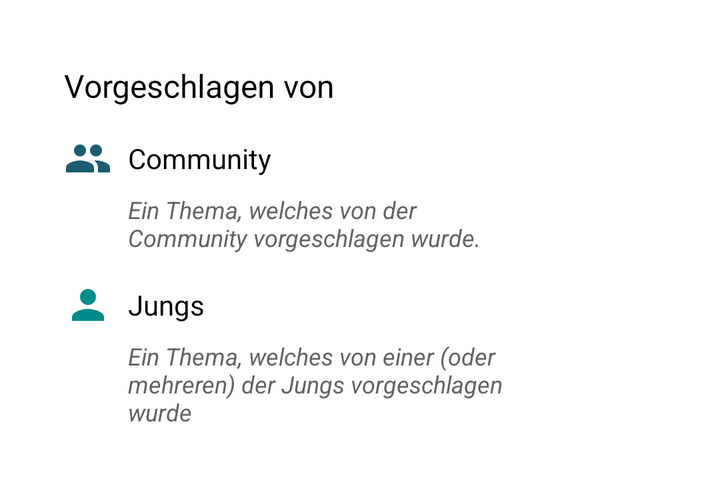
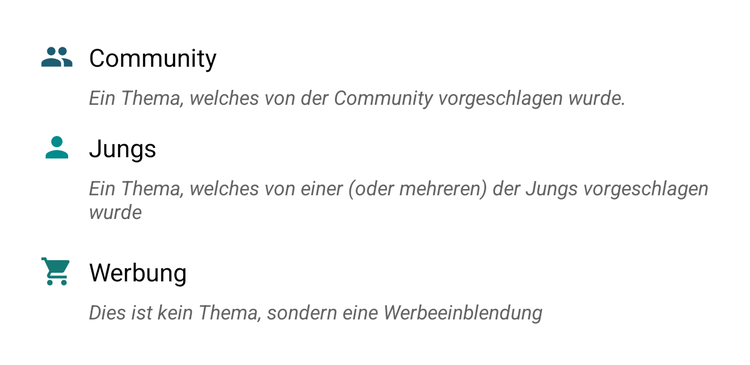

The same Android screen from two of the app's own layout files: first res/layout/ as a phone draws it, then the repository's variant for another configuration, drawn on a device whose configuration selects that folder. Both files follow.
<!-- AndroidManifest.xml: application theme Theme.Themenschaedel -->
<!-- res/layout/dialog_info_topic_types.xml -->
<?xml version="1.0" encoding="utf-8"?>
<androidx.constraintlayout.widget.ConstraintLayout xmlns:android="http://schemas.android.com/apk/res/android"
    xmlns:app="http://schemas.android.com/apk/res-auto"
    android:id="@+id/dialog_info_topic_layout"
    android:layout_width="300dp"
    android:layout_height="wrap_content">

  <ImageView
      android:id="@+id/dialog_info_topic_background"
      android:layout_width="0dp"
      android:layout_height="0dp"
      android:background="@drawable/ic_card"
      android:contentDescription="@string/contentDescription_background"
      app:layout_constraintBottom_toBottomOf="parent"
      app:layout_constraintEnd_toEndOf="parent"
      app:layout_constraintHorizontal_bias="0.0"
      app:layout_constraintStart_toStartOf="parent"
      app:layout_constraintTop_toTopOf="parent"
      app:layout_constraintVertical_bias="0.0" />

  <TextView
      android:id="@+id/dialog_info_ep_types_title"
      style="@style/Dialog.Title"
      android:layout_width="wrap_content"
      android:layout_height="wrap_content"
      android:layout_marginTop="32dp"
      android:text="@string/suggested_by"
      app:layout_constraintStart_toStartOf="@+id/dialog_info_ep_types_begin"
      app:layout_constraintTop_toTopOf="parent" />

  <TextView
      android:id="@+id/dialog_info_ep_types_boys_details"
      style="@style/Dialog.Details"
      android:layout_width="0dp"
      android:layout_height="wrap_content"
      android:layout_marginTop="8dp"
      android:layout_marginBottom="32dp"
      android:text="@string/dialog_info_boys_subtitle"
      app:layout_constraintBottom_toBottomOf="parent"
      app:layout_constraintEnd_toEndOf="@+id/dialog_info_ep_types_comm_details"
      app:layout_constraintStart_toStartOf="@+id/dialog_info_ep_types_boys"
      app:layout_constraintTop_toBottomOf="@+id/dialog_info_ep_types_boys" />

  <TextView
      android:id="@+id/dialog_info_ep_types_boys"
      style="@style/Dialog.Subtitle"
      android:layout_width="wrap_content"
      android:layout_height="wrap_content"
      android:layout_marginTop="16dp"
      android:text="@string/boys"
      app:layout_constraintStart_toStartOf="@+id/dialog_info_ep_types_comm_details"
      app:layout_constraintTop_toBottomOf="@+id/dialog_info_ep_types_comm_details" />

  <TextView
      android:id="@+id/dialog_info_ep_types_comm_details"
      style="@style/Dialog.Details"
      android:layout_width="0dp"
      android:layout_height="wrap_content"
      android:layout_marginTop="8dp"
      android:text="@string/dialog_info_community_subtitle"
      app:layout_constraintEnd_toStartOf="@+id/dialog_info_ep_types_end"
      app:layout_constraintStart_toStartOf="@+id/dialog_info_ep_types_community"
      app:layout_constraintTop_toBottomOf="@+id/dialog_info_ep_types_community" />

  <TextView
      android:id="@+id/dialog_info_ep_types_community"
      style="@style/Dialog.Subtitle"
      android:layout_width="wrap_content"
      android:layout_height="wrap_content"
      android:layout_marginStart="8dp"
      android:layout_marginTop="16dp"
      android:text="@string/dialog_info_community"
      app:layout_constraintStart_toEndOf="@+id/dialog_info_ep_types_comm_icon"
      app:layout_constraintTop_toBottomOf="@+id/dialog_info_ep_types_title" />

  <ImageView
      android:id="@+id/dialog_info_ep_types_comm_icon"
      android:layout_width="wrap_content"
      android:layout_height="wrap_content"
      android:background="@drawable/ic_community"
      android:contentDescription="@string/contentDescription_icon_community"
      app:layout_constraintBottom_toBottomOf="@+id/dialog_info_ep_types_community"
      app:layout_constraintStart_toStartOf="@+id/dialog_info_ep_types_title"
      app:layout_constraintTop_toTopOf="@+id/dialog_info_ep_types_community" />

  <ImageView
      android:id="@+id/dialog_info_ep_types_boys_icon"
      android:layout_width="wrap_content"
      android:layout_height="wrap_content"
      android:background="@drawable/ic_boys"
      android:contentDescription="@string/contentDescription_icon_boys"
      app:layout_constraintBottom_toBottomOf="@+id/dialog_info_ep_types_boys"
      app:layout_constraintEnd_toEndOf="@+id/dialog_info_ep_types_comm_icon"
      app:layout_constraintStart_toStartOf="@+id/dialog_info_ep_types_comm_icon"
      app:layout_constraintTop_toTopOf="@+id/dialog_info_ep_types_boys" />

  <androidx.constraintlayout.widget.Guideline
      android:id="@+id/dialog_info_ep_types_begin"
      android:layout_width="wrap_content"
      android:layout_height="wrap_content"
      android:orientation="vertical"
      app:layout_constraintGuide_begin="32dp" />

  <androidx.constraintlayout.widget.Guideline
      android:id="@+id/dialog_info_ep_types_end"
      android:layout_width="wrap_content"
      android:layout_height="wrap_content"
      android:orientation="vertical"
      app:layout_constraintGuide_end="32dp" />

</androidx.constraintlayout.widget.ConstraintLayout>
<!-- resources referenced by this layout -->
<resources>
  <!-- drawable ic_boys (drawable) -->
  <vector xmlns:android="http://schemas.android.com/apk/res/android"
      android:width="24dp"
      android:height="24dp"
      android:viewportWidth="24"
      android:viewportHeight="24">
    <path
        android:pathData="M12,12c2.21,0 4,-1.79 4,-4s-1.79,-4 -4,-4 -4,1.79 -4,4 1.79,4 4,4zM12,14c-2.67,0 -8,1.34 -8,4v2h16v-2c0,-2.66 -5.33,-4 -8,-4z"
        android:fillColor="@color/teal"/>
  </vector>
  <!-- drawable ic_card (drawable) -->
  <shape xmlns:android="http://schemas.android.com/apk/res/android"
     android:shape="rectangle">
    <solid android:color="@color/surface"/>
    <corners android:radius="8dp"/>
    <size android:width="164dp" android:height="200dp"/>
  </shape>
  <!-- drawable ic_community (drawable) -->
  <vector xmlns:android="http://schemas.android.com/apk/res/android"
      android:width="24dp"
      android:height="24dp"
      android:viewportWidth="24"
      android:viewportHeight="24">
    <path
        android:pathData="M16,11c1.66,0 2.99,-1.34 2.99,-3S17.66,5 16,5c-1.66,0 -3,1.34 -3,3s1.34,3 3,3zM8,11c1.66,0 2.99,-1.34 2.99,-3S9.66,5 8,5C6.34,5 5,6.34 5,8s1.34,3 3,3zM8,13c-2.33,0 -7,1.17 -7,3.5L1,19h14v-2.5c0,-2.33 -4.67,-3.5 -7,-3.5zM16,13c-0.29,0 -0.62,0.02 -0.97,0.05 1.16,0.84 1.97,1.97 1.97,3.45L17,19h6v-2.5c0,-2.33 -4.67,-3.5 -7,-3.5z"
        android:fillColor="@color/tealDark"/>
  </vector>
  <string name="boys">Jungs</string>
  <string name="contentDescription_background">Hintergrund</string>
  <string name="contentDescription_icon_boys">Ein Symbol mit einer Person</string>
  <string name="contentDescription_icon_community">Ein Symbol mit 2 Menschen.</string>
  <string name="dialog_info_boys_subtitle">Ein Thema, welches von einer (oder mehreren) der Jungs vorgeschlagen wurde</string>
  <string name="dialog_info_community">Community</string>
  <string name="dialog_info_community_subtitle">Ein Thema, welches von der Community vorgeschlagen wurde.</string>
  <string name="suggested_by">Vorgeschlagen von</string>
  <style name="Dialog.Details">
          <item name="android:textSize">12sp</item>
          <item name="android:textColor">@color/onSurfaceSecondary</item>
          <item name="android:textStyle">italic</item>
      </style>
  <style name="Dialog.Subtitle">
          <item name="android:textSize">14sp</item>
          <item name="android:textColor">@color/onSurface</item>
      </style>
  <style name="Dialog.Title">
          <item name="android:textSize">16sp</item>
          <item name="android:textColor">@color/onSurface</item>
      </style>
  <!-- from res/values-v28/ -->
  <style name="Theme.Themenschaedel" parent="Theme.Themenschaedel.Base">
          <item name="android:ambientShadowAlpha">0.1</item>
          <item name="android:outlineAmbientShadowColor">@color/primary</item>
          <item name="android:spotShadowAlpha">0.25</item>
          <item name="android:outlineSpotShadowColor">@color/primary</item>
      </style>
  <color name="teal">#018B8C</color>
  <color name="surface">#FFFFFFFF</color>
  <color name="tealDark">#1D5C71</color>
  <color name="onSurfaceSecondary">#636363</color>
  <color name="onSurface">#FF000000</color>
  <!-- from res/values-v21/ -->
  <style name="Theme.Themenschaedel.Base" parent="Theme.MaterialComponents.DayNight.NoActionBar">
          <item name="android:statusBarColor">@android:color/transparent</item>
      </style>
</resources>
<!-- res/layout-large/dialog_info_topic_types.xml (the repository's variant of the layout above) -->
<!-- drawn on a 7-inch tablet held upright -->
<?xml version="1.0" encoding="utf-8"?>
<androidx.constraintlayout.widget.ConstraintLayout xmlns:android="http://schemas.android.com/apk/res/android"
    xmlns:app="http://schemas.android.com/apk/res-auto"
    android:id="@+id/dialog_info_topics_layout"
    android:layout_width="600dp"
    android:layout_height="wrap_content">

    <ImageView
        android:id="@+id/dialog_info_topic_background"
        android:layout_width="0dp"
        android:layout_height="0dp"
        android:background="@drawable/ic_card"
        android:contentDescription="@string/contentDescription_background"
        app:layout_constraintBottom_toBottomOf="parent"
        app:layout_constraintEnd_toEndOf="parent"
        app:layout_constraintStart_toStartOf="parent"
        app:layout_constraintTop_toTopOf="parent" />

    <TextView
        android:id="@+id/dialog_info_topic_types_boys_details"
        style="@style/Dialog.Details"
        android:layout_width="0dp"
        android:layout_height="wrap_content"
        android:layout_marginTop="8dp"
        android:text="@string/dialog_info_boys_subtitle"
        app:layout_constraintEnd_toEndOf="@+id/dialog_info_topic_types_comm_details"
        app:layout_constraintStart_toStartOf="@+id/dialog_info_topic_types_boys"
        app:layout_constraintTop_toBottomOf="@+id/dialog_info_topic_types_boys" />

    <TextView
        android:id="@+id/dialog_info_topic_types_ad_details"
        style="@style/Dialog.Details"
        android:layout_width="0dp"
        android:layout_height="wrap_content"
        android:layout_marginTop="8dp"
        android:layout_marginBottom="32dp"
        android:text="@string/dialog_info_ad_subtitle"
        app:layout_constraintBottom_toBottomOf="parent"
        app:layout_constraintEnd_toEndOf="@+id/dialog_info_topic_types_comm_details"
        app:layout_constraintStart_toStartOf="@+id/dialog_info_topic_types_boys"
        app:layout_constraintTop_toBottomOf="@+id/dialog_info_topic_types_ad" />

    <TextView
        android:id="@+id/dialog_info_topic_types_boys"
        style="@style/Dialog.Subtitle"
        android:layout_width="wrap_content"
        android:layout_height="wrap_content"
        android:layout_marginTop="16dp"
        android:text="@string/boys"
        app:layout_constraintStart_toStartOf="@+id/dialog_info_topic_types_comm_details"
        app:layout_constraintTop_toBottomOf="@+id/dialog_info_topic_types_comm_details" />

    <TextView
        android:id="@+id/dialog_info_topic_types_ad"
        style="@style/Dialog.Subtitle"
        android:layout_width="wrap_content"
        android:layout_height="wrap_content"
        android:layout_marginTop="24dp"
        android:text="@string/ad"
        app:layout_constraintStart_toStartOf="@+id/dialog_info_topic_types_comm_details"
        app:layout_constraintTop_toBottomOf="@+id/dialog_info_topic_types_boys_details" />

    <TextView
        android:id="@+id/dialog_info_topic_types_comm_details"
        style="@style/Dialog.Details"
        android:layout_width="0dp"
        android:layout_height="wrap_content"
        android:layout_marginTop="8dp"
        android:text="@string/dialog_info_community_subtitle"
        app:layout_constraintEnd_toStartOf="@+id/dialog_info_topic_types_end"
        app:layout_constraintStart_toStartOf="@+id/dialog_info_topic_types_community"
        app:layout_constraintTop_toBottomOf="@+id/dialog_info_topic_types_community" />

    <TextView
        android:id="@+id/dialog_info_topic_types_community"
        style="@style/Dialog.Subtitle"
        android:layout_width="wrap_content"
        android:layout_height="wrap_content"
        android:layout_marginStart="12dp"
        android:layout_marginTop="32dp"
        android:text="@string/dialog_info_community"
        app:layout_constraintStart_toEndOf="@+id/dialog_info_topic_types_comm_icon"
        app:layout_constraintTop_toTopOf="parent" />

    <ImageView
        android:id="@+id/dialog_info_topic_types_comm_icon"
        android:layout_width="0dp"
        android:layout_height="0dp"
        android:background="@drawable/ic_community"
        android:contentDescription="@string/contentDescription_icon_community"
        app:layout_constraintBottom_toBottomOf="@+id/dialog_info_topic_types_community"
        app:layout_constraintDimensionRatio="1:1"
        app:layout_constraintStart_toStartOf="@+id/dialog_info_topic_types_begin"
        app:layout_constraintTop_toTopOf="@+id/dialog_info_topic_types_community" />

    <ImageView
        android:id="@+id/dialog_info_topic_types_boys_icon"
        android:layout_width="0dp"
        android:layout_height="0dp"
        android:background="@drawable/ic_boys"
        android:contentDescription="@string/contentDescription_icon_boys"
        app:layout_constraintBottom_toBottomOf="@+id/dialog_info_topic_types_boys"
        app:layout_constraintEnd_toEndOf="@+id/dialog_info_topic_types_comm_icon"
        app:layout_constraintStart_toStartOf="@+id/dialog_info_topic_types_comm_icon"
        app:layout_constraintTop_toTopOf="@+id/dialog_info_topic_types_boys" />

    <ImageView
        android:id="@+id/dialog_info_topic_types_ad_icon"
        android:layout_width="0dp"
        android:layout_height="0dp"
        android:background="@drawable/ic_ad"
        android:contentDescription="@string/contentDescription_icon_ad"
        app:layout_constraintBottom_toBottomOf="@+id/dialog_info_topic_types_ad"
        app:layout_constraintEnd_toEndOf="@+id/dialog_info_topic_types_comm_icon"
        app:layout_constraintStart_toStartOf="@+id/dialog_info_topic_types_comm_icon"
        app:layout_constraintTop_toTopOf="@+id/dialog_info_topic_types_ad" />

    <androidx.constraintlayout.widget.Guideline
        android:id="@+id/dialog_info_topic_types_begin"
        android:layout_width="wrap_content"
        android:layout_height="wrap_content"
        android:orientation="vertical"
        app:layout_constraintGuide_begin="32dp" />

    <androidx.constraintlayout.widget.Guideline
        android:id="@+id/dialog_info_topic_types_end"
        android:layout_width="wrap_content"
        android:layout_height="wrap_content"
        android:orientation="vertical"
        app:layout_constraintGuide_end="32dp" />

</androidx.constraintlayout.widget.ConstraintLayout>
<!-- resources referenced by the variant -->
<!-- as a 7-inch tablet held upright resolves them -->
<resources>
  <!-- drawable ic_boys (drawable) -->
  <vector xmlns:android="http://schemas.android.com/apk/res/android"
      android:width="24dp"
      android:height="24dp"
      android:viewportWidth="24"
      android:viewportHeight="24">
    <path
        android:pathData="M12,12c2.21,0 4,-1.79 4,-4s-1.79,-4 -4,-4 -4,1.79 -4,4 1.79,4 4,4zM12,14c-2.67,0 -8,1.34 -8,4v2h16v-2c0,-2.66 -5.33,-4 -8,-4z"
        android:fillColor="@color/teal"/>
  </vector>
  <!-- drawable ic_card (drawable) -->
  <shape xmlns:android="http://schemas.android.com/apk/res/android"
     android:shape="rectangle">
    <solid android:color="@color/surface"/>
    <corners android:radius="8dp"/>
    <size android:width="164dp" android:height="200dp"/>
  </shape>
  <!-- drawable ic_community (drawable) -->
  <vector xmlns:android="http://schemas.android.com/apk/res/android"
      android:width="24dp"
      android:height="24dp"
      android:viewportWidth="24"
      android:viewportHeight="24">
    <path
        android:pathData="M16,11c1.66,0 2.99,-1.34 2.99,-3S17.66,5 16,5c-1.66,0 -3,1.34 -3,3s1.34,3 3,3zM8,11c1.66,0 2.99,-1.34 2.99,-3S9.66,5 8,5C6.34,5 5,6.34 5,8s1.34,3 3,3zM8,13c-2.33,0 -7,1.17 -7,3.5L1,19h14v-2.5c0,-2.33 -4.67,-3.5 -7,-3.5zM16,13c-0.29,0 -0.62,0.02 -0.97,0.05 1.16,0.84 1.97,1.97 1.97,3.45L17,19h6v-2.5c0,-2.33 -4.67,-3.5 -7,-3.5z"
        android:fillColor="@color/tealDark"/>
  </vector>
  <string name="ad">Werbung</string>
  
      // Sort &amp; Filter
  <string name="boys">Jungs</string>
  <string name="contentDescription_background">Hintergrund</string>
  <string name="contentDescription_icon_ad">Ein Symbol eines Einkaufswagens</string>
  <string name="contentDescription_icon_boys">Ein Symbol mit einer Person</string>
  <string name="contentDescription_icon_community">Ein Symbol mit 2 Menschen.</string>
  <string name="dialog_info_ad_subtitle">Dies ist kein Thema, sondern eine Werbeeinblendung</string>
  <string name="dialog_info_boys_subtitle">Ein Thema, welches von einer (oder mehreren) der Jungs vorgeschlagen wurde</string>
  <string name="dialog_info_community">Community</string>
  <string name="dialog_info_community_subtitle">Ein Thema, welches von der Community vorgeschlagen wurde.</string>
  <!-- from res/values-large/ -->
  <style name="Dialog.Details">
          <item name="android:textSize">16sp</item>
          <item name="android:textColor">@color/onSurfaceSecondary</item>
          <item name="android:textStyle">italic</item>
      </style>
  <!-- from res/values-large/ -->
  <style name="Dialog.Subtitle">
          <item name="android:textSize">20sp</item>
          <item name="android:textColor">@color/onSurface</item>
      </style>
  <!-- from res/values-large/ -->
  <style name="Theme.Themenschaedel" parent="Theme.Themenschaedel.Base" />
  <color name="primaryDarkColor">#157976</color>
  <color name="teal">#018B8C</color>
  <color name="surface">#FFFFFFFF</color>
  <color name="tealDark">#1D5C71</color>
  <color name="onSurfaceSecondary">#636363</color>
  <color name="onSurface">#FF000000</color>
  <!-- from res/values-large/ -->
  <style name="Theme.Themenschaedel.Base" parent="Theme.MaterialComponents.DayNight.NoActionBar">
          <item name="colorPrimary">@color/primaryColor</item>
          <item name="colorPrimaryVariant">@color/primaryDarkColor</item>
          <item name="colorOnPrimary">@color/white</item>
          <item name="colorSecondary">@color/secondaryColor</item>
          <item name="colorSecondaryVariant">@color/secondaryDarkColor</item>
          <item name="colorOnSecondary">@color/black</item>
          <item name="android:statusBarColor">@color/tealDark</item>
      </style>
  <color name="primaryColor">#2AAD94</color>
  <color name="white">#FFFFFFFF</color>
  <color name="secondaryColor">#013732</color>
  <color name="secondaryDarkColor">#FF79D7</color>
  <color name="black">#FF000000</color>
</resources>
